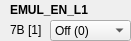
    <widget class="QWidget" name="widget_29" native="true">
     <property name="geometry">
      <rect>
       <x>10</x>
       <y>360</y>
       <width>131</width>
       <height>41</height>
      </rect>
     </property>
     <widget class="QLabel" name="label_521">
      <property name="geometry">
       <rect>
        <x>10</x>
        <y>0</y>
        <width>111</width>
        <height>20</height>
       </rect>
      </property>
      <property name="font">
       <font>
        <weight>75</weight>
        <bold>true</bold>
       </font>
      </property>
      <property name="text">
       <string>EMUL_EN_L1</string>
      </property>
     </widget>
     <widget class="QLabel" name="addr_EMUL_EN_L1">
      <property name="geometry">
       <rect>
        <x>10</x>
        <y>20</y>
        <width>101</width>
        <height>20</height>
       </rect>
      </property>
      <property name="text">
       <string>7B [1]</string>
      </property>
     </widget>
     <widget class="QComboBox" name="comboBox_EMUL_EN_L1">
      <property name="geometry">
       <rect>
        <x>50</x>
        <y>20</y>
        <width>81</width>
        <height>21</height>
       </rect>
      </property>
      <property name="editable">
       <bool>false</bool>
      </property>
      <item>
       <property name="text">
        <string>Off (0)</string>
       </property>
      </item>
      <item>
       <property name="text">
        <string>On (1)</string>
       </property>
      </item>
     </widget>
    </widget>
